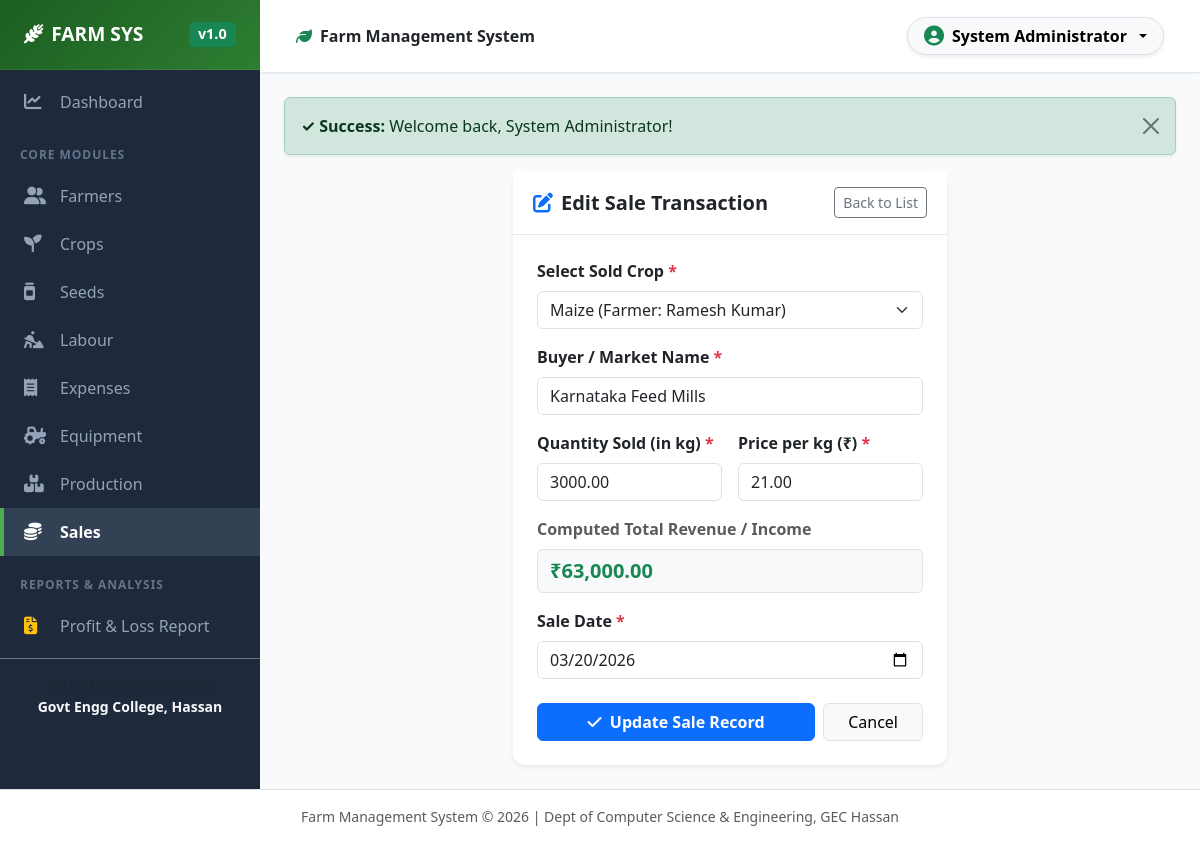
The page /modules/sales/edit.php?id=2 (signed in) on the database its author committed.
### tables this page shows
CREATE TABLE IF NOT EXISTS `sales` (
  `sale_id` INT AUTO_INCREMENT PRIMARY KEY,
  `crop_id` INT NOT NULL,
  `buyer_name` VARCHAR(100) NOT NULL,
  `quantity_kg` DECIMAL(10,2) NOT NULL,
  `price_per_kg` DECIMAL(10,2) NOT NULL,
  `sale_date` DATE NOT NULL,
  `created_at` TIMESTAMP DEFAULT CURRENT_TIMESTAMP,
  FOREIGN KEY (`crop_id`) REFERENCES `crop`(`crop_id`) ON DELETE CASCADE
);

CREATE TABLE IF NOT EXISTS `crop` (
  `crop_id` INT AUTO_INCREMENT PRIMARY KEY,
  `farmer_id` INT NOT NULL,
  `crop_name` VARCHAR(100) NOT NULL,
  `season` VARCHAR(30) NOT NULL,
  `planting_date` DATE NOT NULL,
  `harvest_date` DATE DEFAULT NULL,
  `created_at` TIMESTAMP DEFAULT CURRENT_TIMESTAMP,
  FOREIGN KEY (`farmer_id`) REFERENCES `farmer`(`farmer_id`) ON DELETE CASCADE
);

### modules/sales/edit.php (the view, shortened to what this page needs)
<?php
require_once __DIR__ . '/../../includes/header.php';
$id = intval($_GET['id'] ?? 0);
$stmt = $pdo->prepare("SELECT * FROM sales WHERE sale_id = ?");
$stmt->execute([$id]);
$sale = $stmt->fetch();
$crops = $pdo->query("
    SELECT c.crop_id, c.crop_name, f.name as farmer_name
    FROM crop c
    JOIN farmer f ON c.farmer_id = f.farmer_id
    ORDER BY c.crop_name ASC
")->fetchAll();
if ($_SERVER['REQUEST_METHOD'] === 'POST') {
    $crop_id = intval($_POST['crop_id'] ?? 0);
    $buyer_name = trim($_POST['buyer_name'] ?? '');
    $quantity_kg = floatval($_POST['quantity_kg'] ?? 0);
    $price_per_kg = floatval($_POST['price_per_kg'] ?? 0);
    $sale_date = trim($_POST['sale_date'] ?? '');
    if (empty($crop_id) || empty($buyer_name) || $quantity_kg <= 0 || $price_per_kg <= 0 || empty($sale_date)) {
        $error = 'Crop, Buyer Name, Quantity (>0 kg), Price per kg (>0), and Sale Date are required.';
    } else {
        $update_stmt = $pdo->prepare("UPDATE sales SET crop_id = ?, buyer_name = ?, quantity_kg = ?, price_per_kg = ?, sale_date = ? WHERE sale_id = ?");
        if ($update_stmt->execute([$crop_id, $buyer_name, $quantity_kg, $price_per_kg, $sale_date, $id])) {
            set_flash('success', "Sale record updated successfully!");
            redirect('list.php');
        } else {
            $error = 'Failed to update sale record.';
        }
    }
} else {
    $crop_id = $sale['crop_id'];
    $buyer_name = $sale['buyer_name'];
    $quantity_kg = $sale['quantity_kg'];
    $price_per_kg = $sale['price_per_kg'];
    $sale_date = $sale['sale_date'];
}
?>
<div class="row justify-content-center">
    <div class="col-md-7 col-lg-6">
        <div class="card shadow-sm border-0">
            <div class="card-header bg-white py-3 d-flex justify-content-between align-items-center">
                <h5 class="fw-bold text-dark mb-0"><i class="fa-solid fa-pen-to-square text-primary me-2"></i>Edit Sale Transaction</h5>
                <a href="list.php" class="btn btn-sm btn-outline-secondary">Back to List</a>
            </div>
            <div class="card-body p-4">
                <form action="edit.php?id=<?= $id ?>" method="POST" class="needs-validation" novalidate>
                    <div class="mb-3">
                        <label class="form-label fw-semibold">Select Sold Crop <span class="text-danger">*</span></label>
                        <select name="crop_id" class="form-select" required>
                            <?php foreach ($crops as $c): ?>
                                <option value="<?= $c['crop_id'] ?>" <?= ($crop_id == $c['crop_id']) ? 'selected' : '' ?>>
                                    <?= htmlspecialchars($c['crop_name']) ?> (Farmer: <?= htmlspecialchars($c['farmer_name']) ?>)
                                </option>
                            <?php endforeach; ?>
                        </select>
                    </div>
                    <div class="mb-3">
                        <label class="form-label fw-semibold">Buyer / Market Name <span class="text-danger">*</span></label>
                        <input type="text" name="buyer_name" class="form-control" value="<?= htmlspecialchars($buyer_name) ?>" required>
                    </div>
                    <div class="row g-3 mb-3">
                        <div class="col-md-6">
                            <label class="form-label fw-semibold">Quantity Sold (in kg) <span class="text-danger">*</span></label>
                            <input type="number" step="0.01" min="0.01" id="quantity_kg" name="quantity_kg" class="form-control" value="<?= htmlspecialchars($quantity_kg) ?>" required>
                        </div>
                        <div class="col-md-6">
                            <label class="form-label fw-semibold">Price per kg (₹) <span class="text-danger">*</span></label>
                            <input type="number" step="0.01" min="0.01" id="price_per_kg" name="price_per_kg" class="form-control" value="<?= htmlspecialchars($price_per_kg) ?>" required>
                        </div>
                    </div>
                    <div class="mb-3">
                        <label class="form-label fw-semibold text-muted">Computed Total Revenue / Income</label>
                        <input type="text" id="total_sales_calc" class="form-control bg-light fw-bold text-success fs-5" value="<?= format_currency($quantity_kg * $price_per_kg) ?>" readonly>
                    </div>
                    <div class="mb-4">
                        <label class="form-label fw-semibold">Sale Date <span class="text-danger">*</span></label>
                        <input type="date" name="sale_date" class="form-control" value="<?= htmlspecialchars($sale_date) ?>" required>
                    </div>
                    <div class="d-flex gap-2">
                        <button type="submit" class="btn btn-primary flex-fill fw-semibold">
                            <i class="fa-solid fa-check me-1"></i> Update Sale Record
                        </button>
                        <a href="list.php" class="btn btn-light border px-4">Cancel</a>
                    </div>
                </form>
            </div>
        </div>
    </div>
</div>
<?php require_once __DIR__ . '/../../includes/footer.php'; ?>

### assets/css/style.css (style rules this page uses)
:root { --primary-color: #2e7d32; --primary-dark: #1b5e20; --primary-light: #e8f5e9; --accent-color: #4caf50; --sidebar-bg: #1e293b; --sidebar-hover: #334155; --sidebar-text: #94a3b8; --bg-light: #f8fafc; --card-shadow: 0 4px 6px -1px rgba(0, 0, 0, 0.05), 0 2px 4px -1px rgba(0, 0, 0, 0.03); --hover-shadow: 0 10px 15px -3px rgba(0, 0, 0, 0.08), 0 4px 6px -2px rgba(0, 0, 0, 0.04); }
body { font-family: 'Segoe UI', system-ui, -apple-system, sans-serif; background-color: var(--bg-light); color: #334155; min-height: 100vh; }
.card { border: none; border-radius: 12px; box-shadow: var(--card-shadow); }
.card-header { background-color: #ffffff; border-bottom: 1px solid #e2e8f0; font-weight: 600; padding: 1rem 1.25rem; }

### rows shown on the page
sales: crop_id "Maize (Farmer: Ramesh Kumar)", buyer_name "Karnataka Feed Mills", quantity_kg "3000.00", price_per_kg "21.00", quantity_kg+price_per_kg "₹63,000.00", sale_date "03/20/2026"

### other values the page prints
$_SESSION['full_name'] "System Administrator"
$flash['message'] "Welcome back, System Administrator!"
